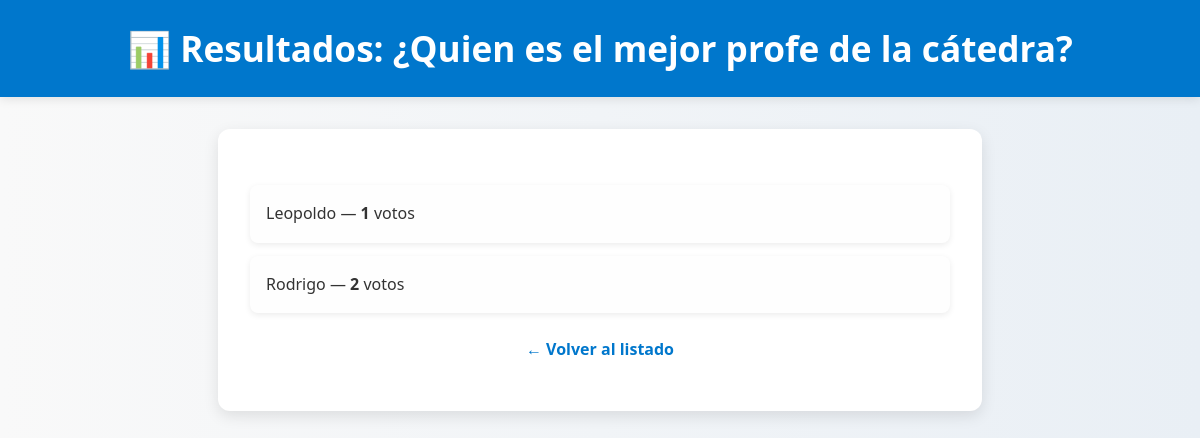
/polls/3/results/, run on an earlier commit of the app's database.
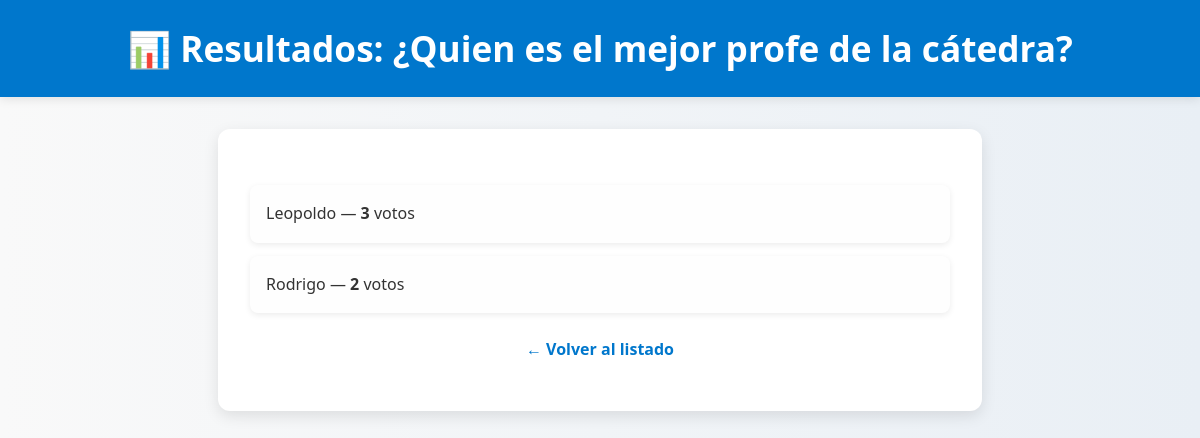
And on a later commit of the database.
### polls/models.py (models this page shows, shortened)
class Choice(models.Model):
    question = models.ForeignKey(Question, on_delete=models.CASCADE)
    choice_text = models.CharField(max_length=200)
    votes = models.IntegerField(default=0)

### polls/views.py (the view)
# urls.py: path("<int:pk>/results/", views.ResultsView.as_view(), name="results"),
class ResultsView(generic.DetailView):
    model = Question
    template_name = "polls/results.html"

### polls/templates/polls/results.html (shortened to what this page needs)
{% load static %}
<!DOCTYPE html>
<html lang="es">
<head>
  <link rel="stylesheet" href="{% static 'polls/style.css' %}">
</head>
<body>
  <h1>📊 Resultados: {{ question.question_text }}</h1>
  <div class="container">
    {% if question.choice_set.all %}
      <ul>
        {% for choice in question.choice_set.all %}
          <li>
            {{ choice.choice_text }} — <strong>{{ choice.votes }}</strong> votos
          </li>
        {% endfor %}
      </ul>
    {% else %}
      <p>No hay votos registrados para esta encuesta.</p>
    {% endif %}
    <p><a href="{% url 'polls:index' %}">← Volver al listado</a></p>
  </div>
</body>
</html>

What changed in the data, as far as the page shows it:
changed Choice "Leopoldo": votes "1" → "3"
